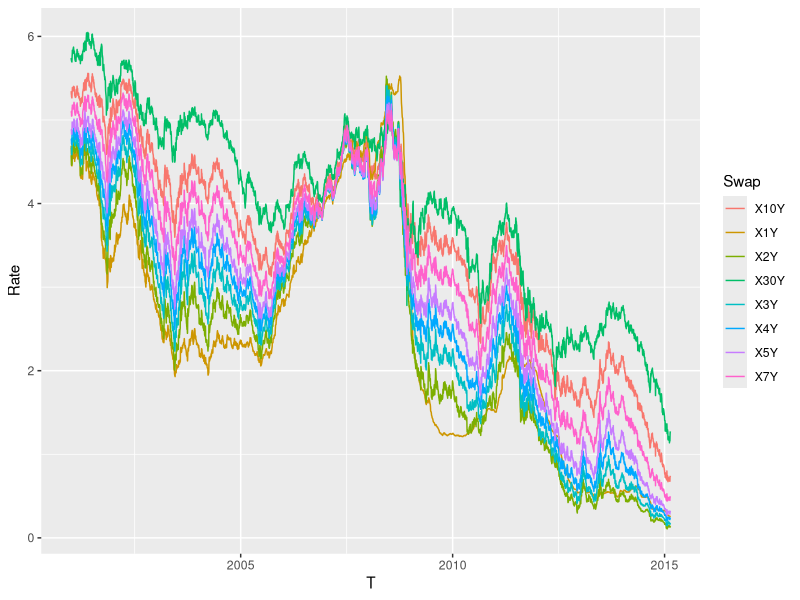
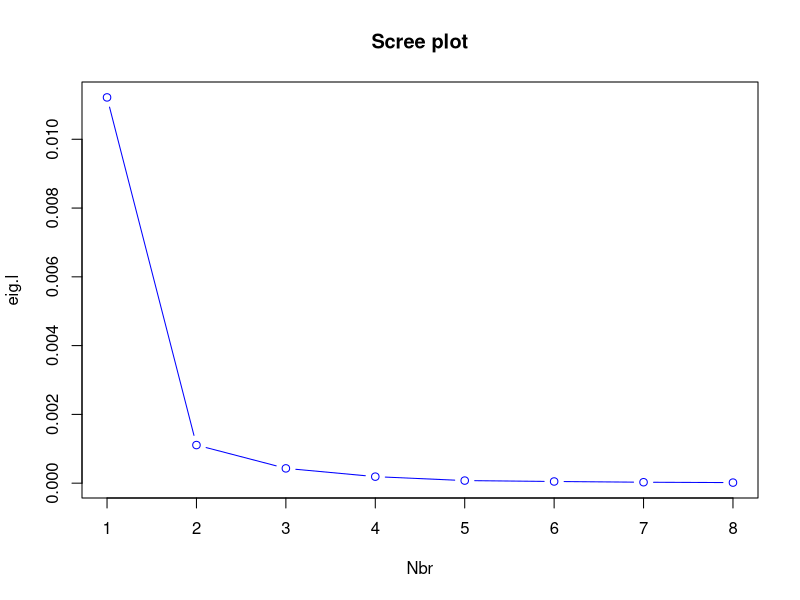
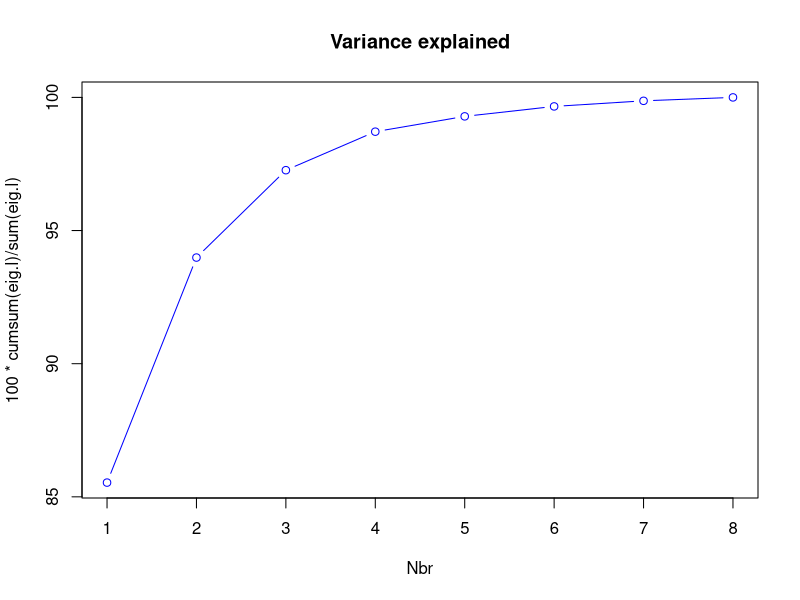
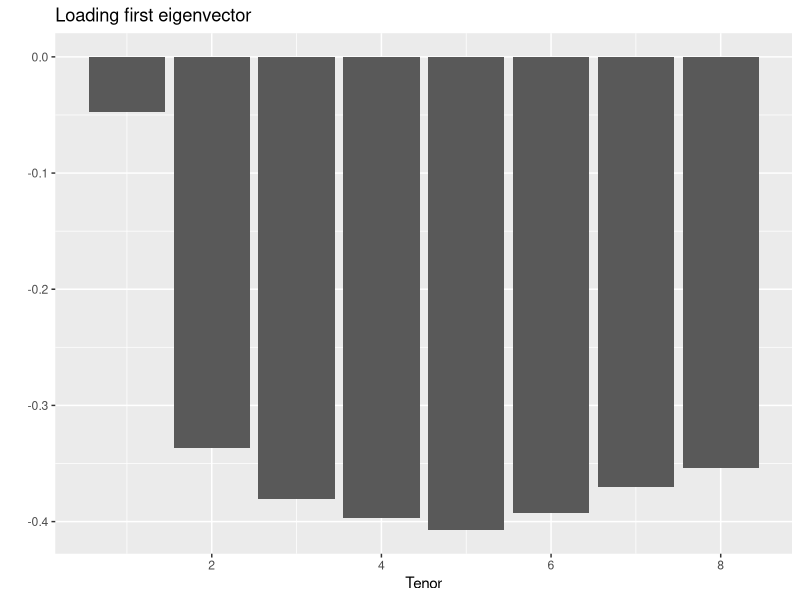
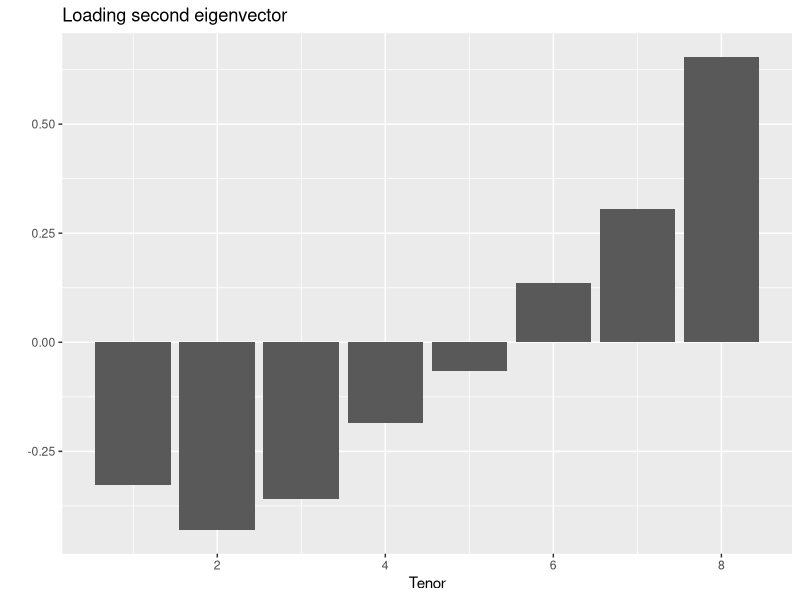
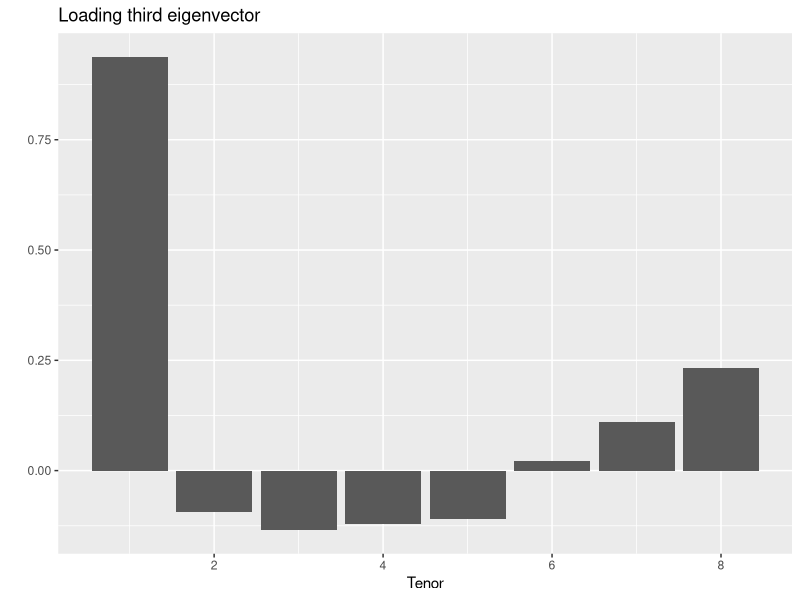
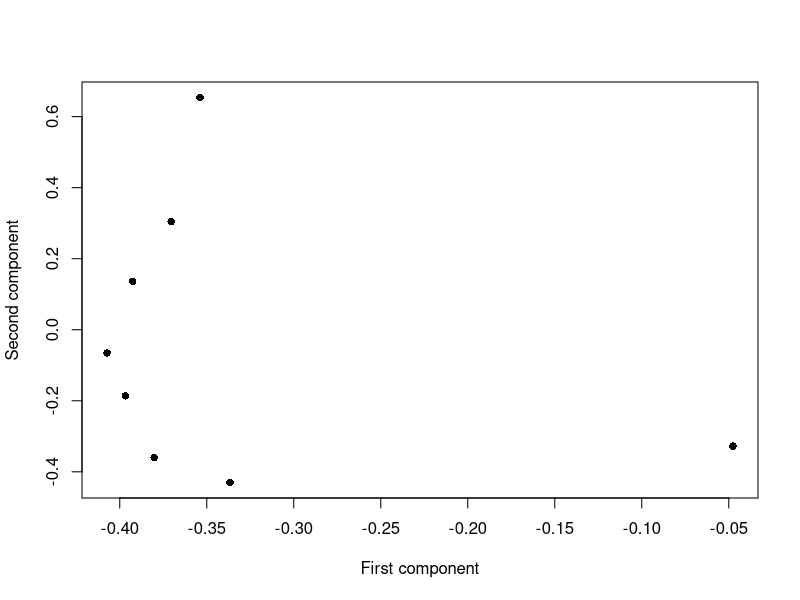
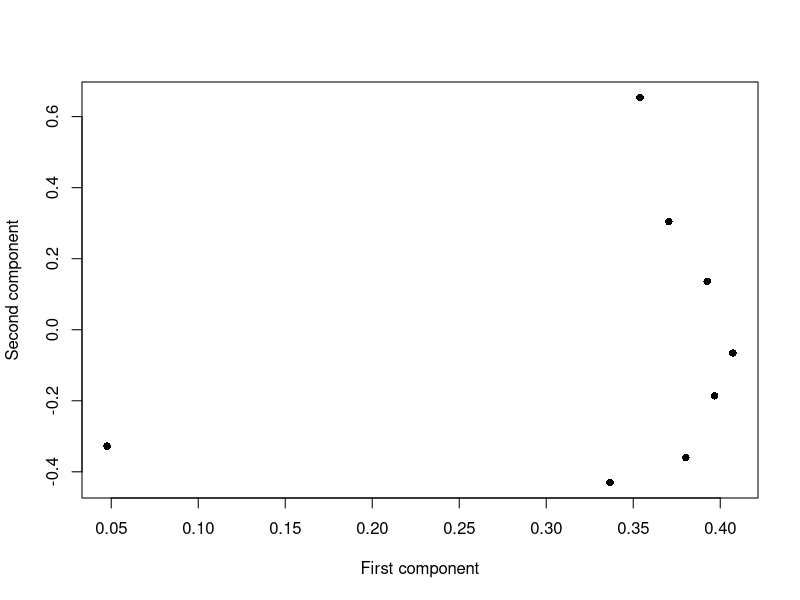

Write R code to recreate these figures, in order.
library(ggplot2)
library(dplyr)
library(tidyr)
library(magrittr)
library(readxl)
library(lubridate)

data <- read.csv('Yield.csv') %>% as_tibble
data$T <- ymd(data$T)

data

data %>% gather(Swap, Rate, -T) %>% 
  ggplot(aes(x=T, y=Rate, color=Swap)) + geom_line()

# Calculate the change in interest rates (daily)
daily <- data %>% mutate_at(-T, function(x) x - lag(x)) %>% filter(!is.na(X1Y))
daily

# Center the data
daily %<>% mutate_at(-T, function(x) x - mean(x))

# Covariance matrix
m.cov <- cov(daily %>% select(-T))
eig <- eigen(as.matrix(m.cov))
eig

idx = sort(eig$values, index.return=T, decreasing=T)$ix
eig.l <- eig$values[idx]
eig.v <- eig$vectors[,idx] # Vectors column-wise
plot(1:length(eig.l), eig.l, type='b', xlab='Nbr', col='blue',
     main='Scree plot')
plot(1:length(eig.l), 100*cumsum(eig.l)/sum(eig.l), type='b', xlab='Nbr', col='blue',
     main='Variance explained')

ggplot() + geom_bar(aes(x=1:length(eig.l), y=eig.v[,1]), stat='identity') +
  xlab('Tenor') + ylab('') + ggtitle('Loading first eigenvector')

ggplot() + geom_bar(aes(x=1:length(eig.l), y=eig.v[,2]), stat='identity') +
  xlab('Tenor') + ylab('') + ggtitle('Loading second eigenvector')

ggplot() + geom_bar(aes(x=1:length(eig.l), y=eig.v[,3]), stat='identity') +
  xlab('Tenor') + ylab('') + ggtitle('Loading third eigenvector')

plot(eig.v[,1], eig.v[,2],
     xlab='First component', ylab='Second component', pch=16)

# PCA in R
ir.pca <- prcomp(daily %>% select(-T), center=F, scale.=F) 
# Same result!
plot(ir.pca$rotation[,1], ir.pca$rotation[,2],
     xlab='First component', ylab='Second component', pch=16)

